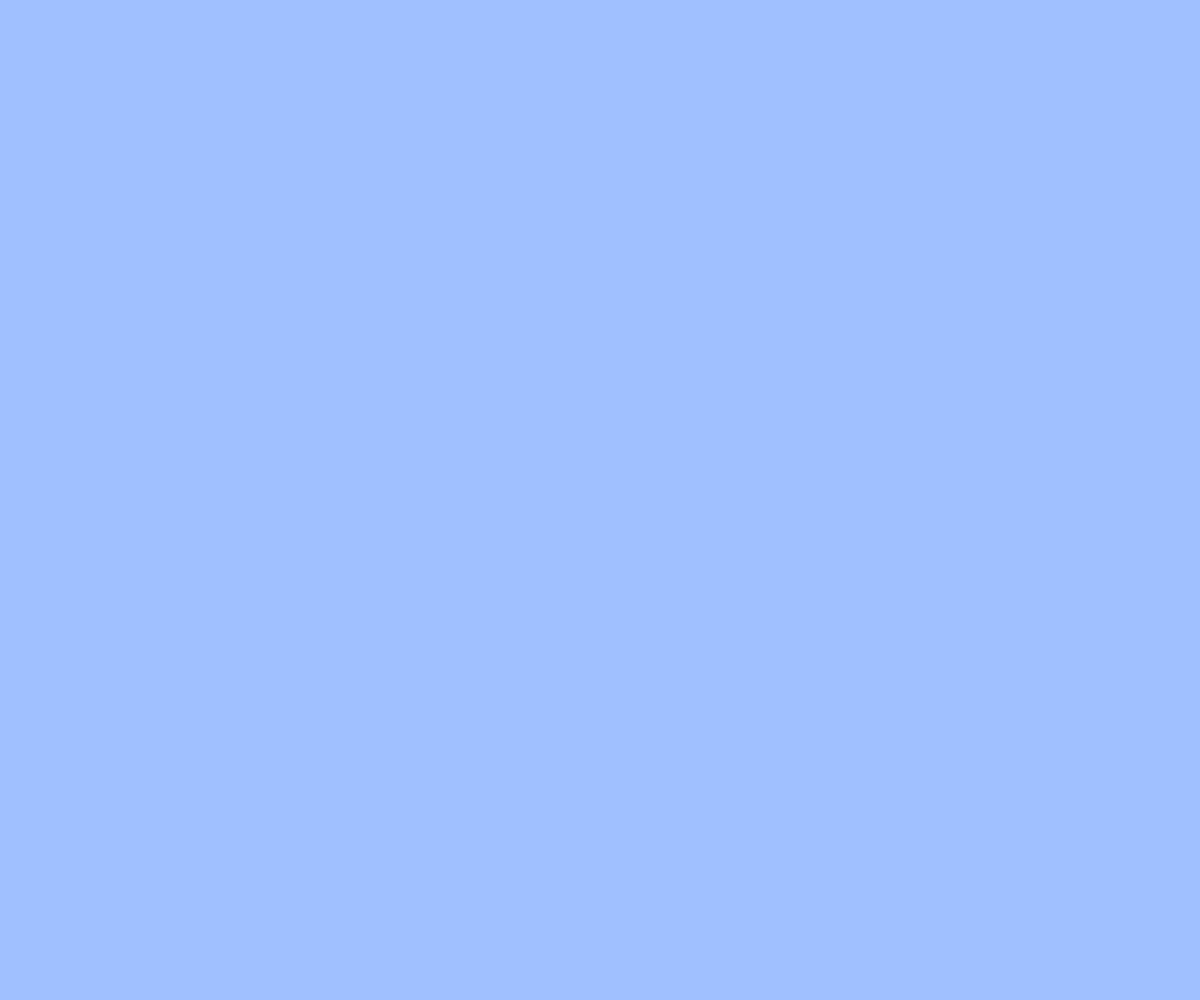
Frame 1 (no input)
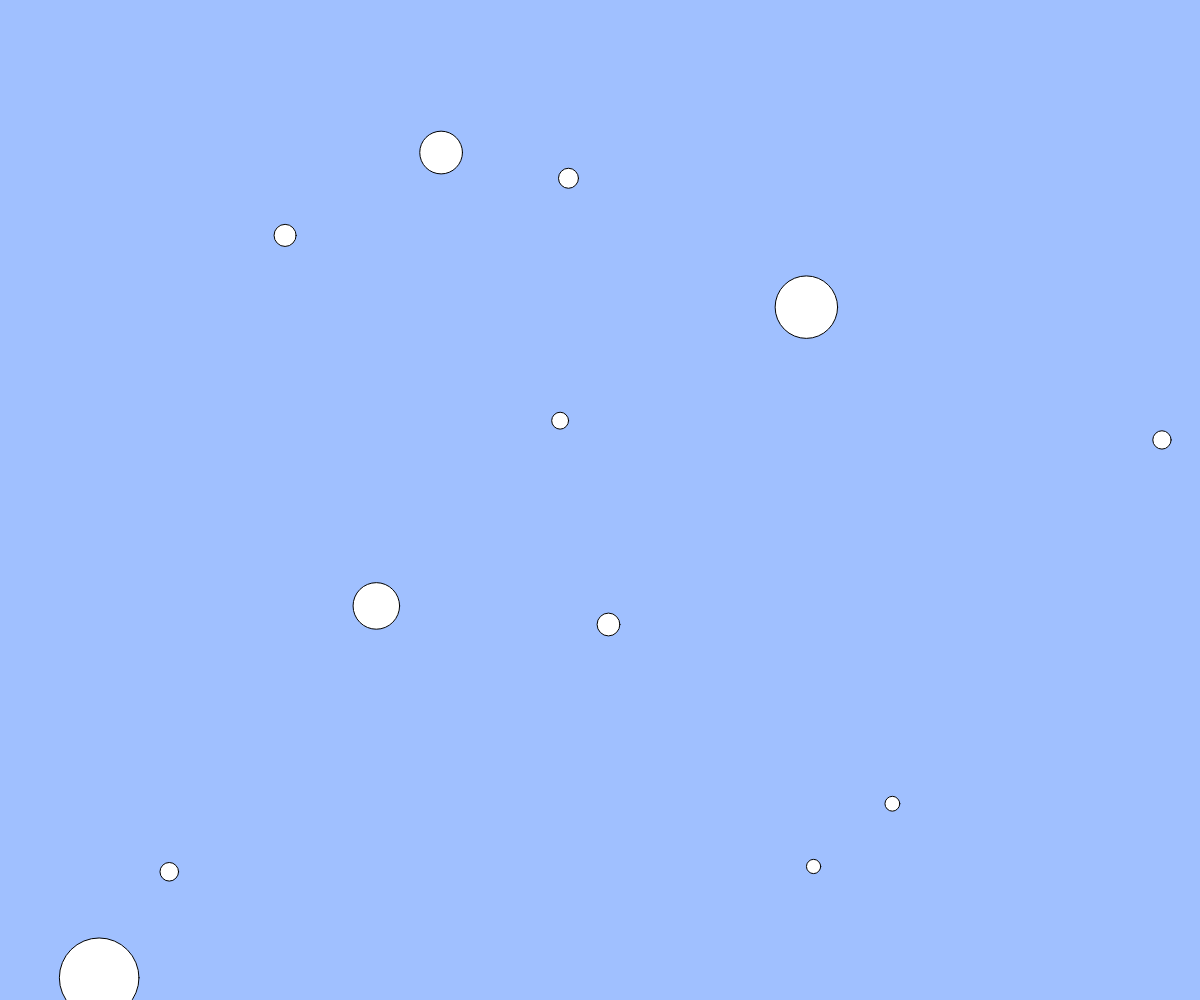
Frame 60 (no input)
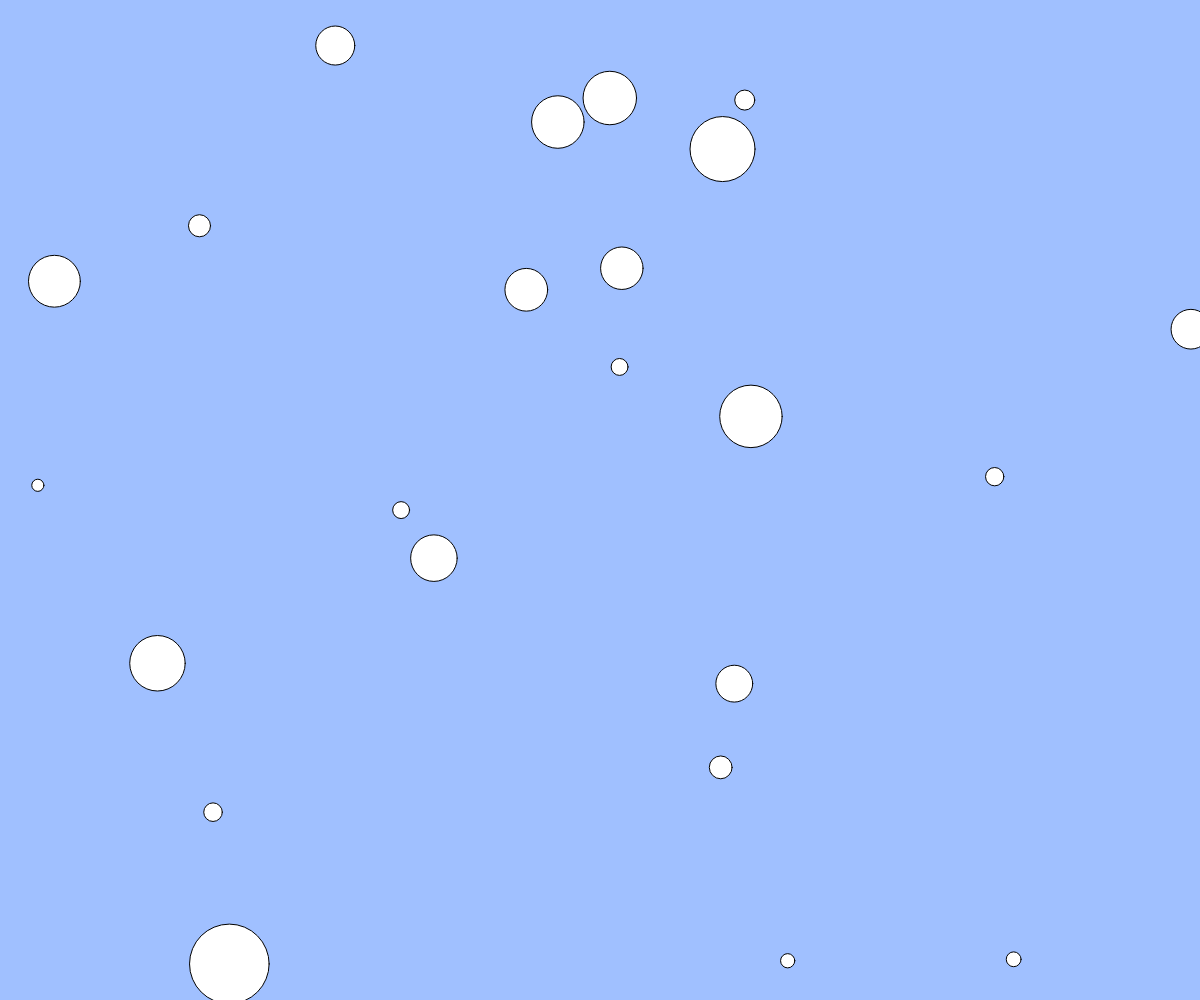
Frame 120 (the mouse pressed at the canvas centre since frame 60)

The p5.js sketch that drew these frames (run headless with seeded random() and noise() and a simulated clock; from frame 60 on, the mouse is pressed at the canvas centre):

// p5.js sketch
// ── sketch.js


function setup() {
  createCanvas(windowWidth, windowHeight);
  balls = [];
}

function draw() {
  background(160, 192, 255);

  // 一定間隔でボールを生成
  if (frameCount % 5 === 0) { // 30フレームごとにボールを生成（約1秒間隔）
    const b = {
      x: random(width),               // ランダムなx座標
      y: random(height),              // ランダムなy座標
      size: random(10, 80),           // ランダムな大きさ
      vx: random(-3, 3),              // ランダムなx方向の速度
      vy: random(-3, 3)               // ランダムなy方向の速度
    };
    balls.push(b);
  }

  // ボールを描画して移動
  for (let i = 0; i < balls.length; i++) {
    let b = balls[i];
    ellipse(b.x, b.y, b.size);
    b.x += b.vx;
    b.y += b.vy;
  }
}
